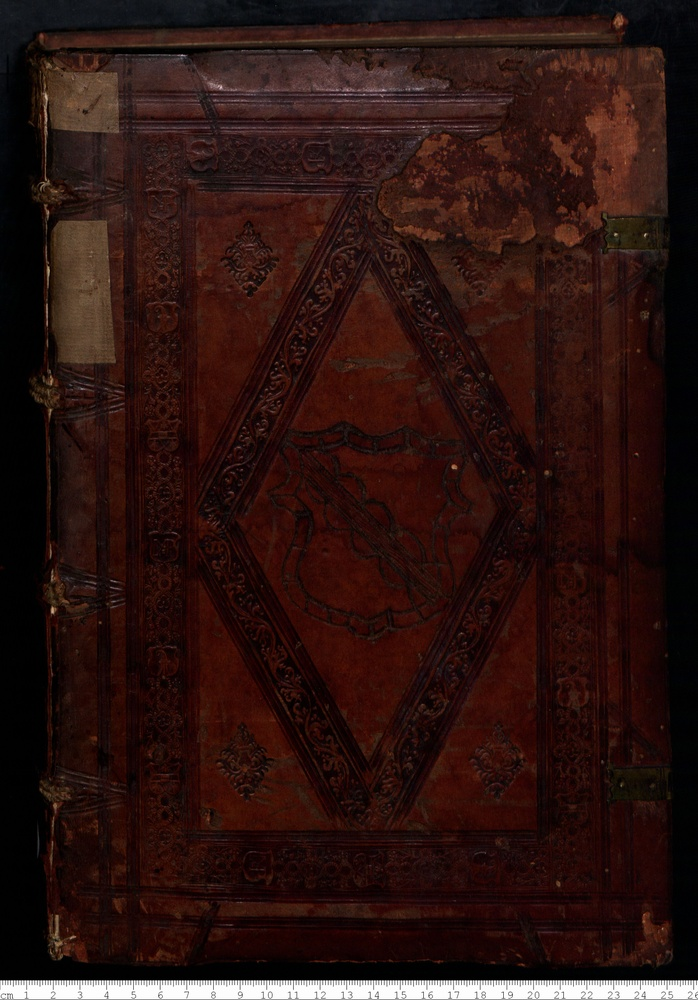
#> input picture 00-INTRO/1.jpg, 698 x 1000 px, shrunk from 3090 x 4430 before the run
$ python m.py 00-INTRO/1.jpg
#> lines starting #> are read from the running program, lines starting #| are printed output that depends on the picture; after the words box and inside, x2 and y2 are one past the last pixel; in counts of white or black regions, pixels touching at a corner belong together
import cv2
import pytesseract
import sys


picture = sys.argv[1]
pnamec  = picture.split(".")[0]


image = cv2.imread(picture)
#> image is the input picture: shape (1000, 698, 3); mean B, G, R 16.4, 19.7, 43.1
base_image = image.copy()

gray = cv2.cvtColor(image, cv2.COLOR_BGR2GRAY)
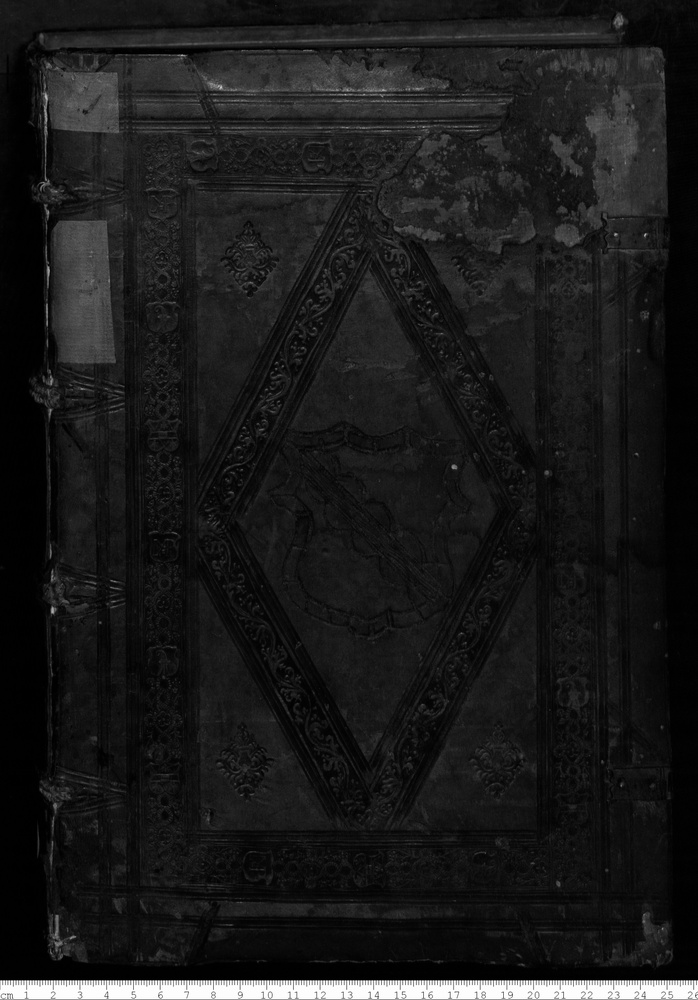
#> gray: shape (1000, 698); min 0, max 255, mean 26.3
#cv2.imwrite("gray.jpg", gray)

blur = cv2.GaussianBlur(gray, (11,11), 0)
#cv2.imwrite("blur.jpg", blur)

thresh = cv2.threshold(blur, 100, 255, cv2.THRESH_BINARY_INV + cv2.THRESH_OTSU)[1]
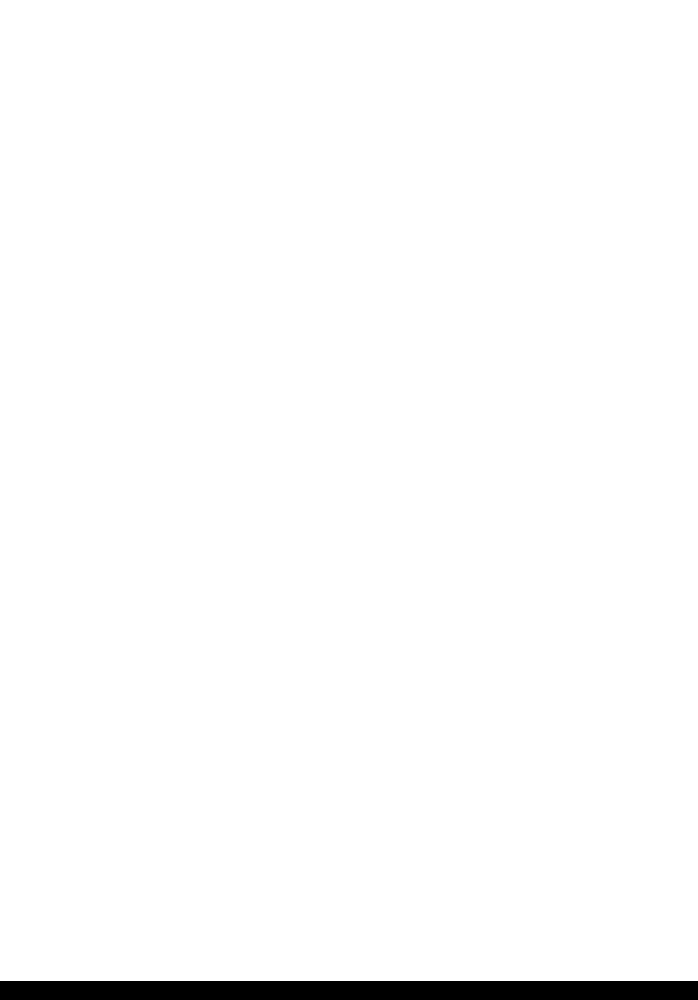
#> thresh: shape (1000, 698); 98.1% white; 1 black region
#cv2.imwrite("tresh.jpg", thresh)

kernal = cv2.getStructuringElement(cv2.MORPH_RECT, (10,50))
#cv2.imwrite("kernal.jpg", kernal)

dilate = cv2.dilate(thresh, kernal, iterations=1)
#> dilate: shape (1000, 698); every value is 255
#cv2.imwrite("dilate.jpg", dilate)

cnts = cv2.findContours(dilate, cv2.RETR_EXTERNAL, cv2.CHAIN_APPROX_SIMPLE)
#> cnts = 1 contour; box (x1, y1, x2, y2) and area: (0, 0, 698, 1000) 696303

cnts = cnts[0] if len(cnts) == 2 else cents[1]
#> cnts = [[[0, 0], [0, 999], [697, 999], [697, 0]]]

cnts = sorted(cnts, key=lambda x: cv2.boundingRect(x)[0])

cc=0

for c in cnts:
    x,y,w,h = cv2.boundingRect(c)
    if h > 500 and w > 20:
        roi = image[y:y+h, x:x+w]
        if cc == 2:
            cv2.imwrite(pnamec+"_vuler.jpg", roi)
            cv2.rectangle(base_image, (x, y), (x + w, y + h), (36,255,12), 3)
            print(x,y,w,h)
        cc=cc+1
#> this loop made 1 pass
#> (c, x, y, w, h, cc) on pass 1: ([[0, 0], [0, 999], [697, 999], [697, 0]], 0, 0, 698, 1000, 1)
#> after the loop, cc = 1
cv2.imwrite(pnamec+"_box.jpg", base_image)

$ run again, on 00-INTRO/2.jpg
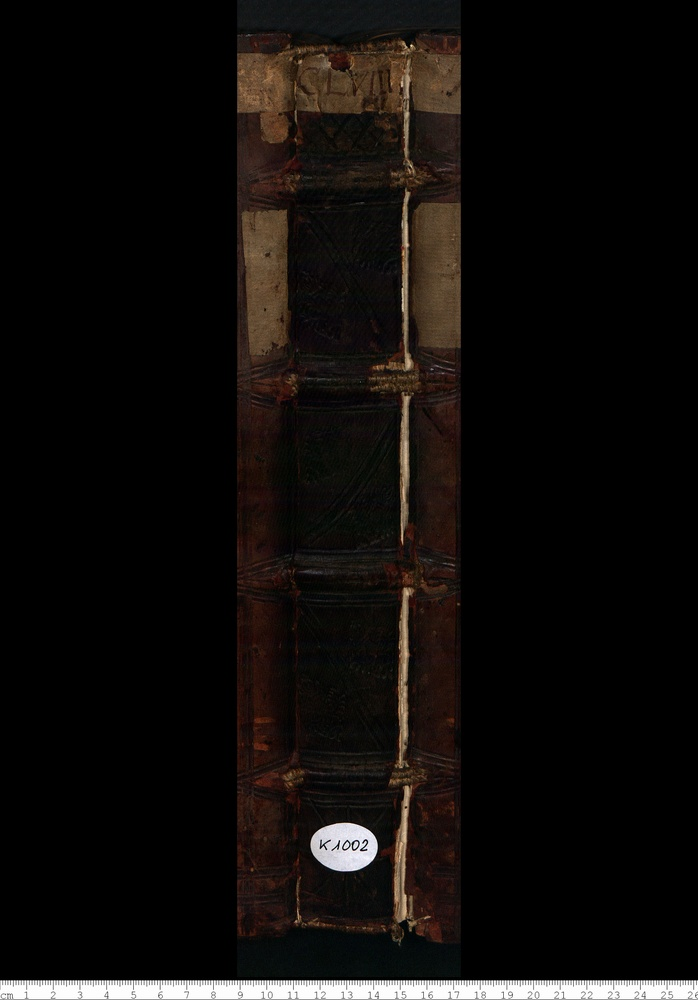
#> input picture 00-INTRO/2.jpg, 698 x 1000 px, shrunk from 3090 x 4430 before the run
#> image is the input picture: shape (1000, 698, 3); mean B, G, R 11.1, 13, 16.1
#> `gray = cv2.cvtColor(image, cv2.COLOR_BGR2GRAY)`:
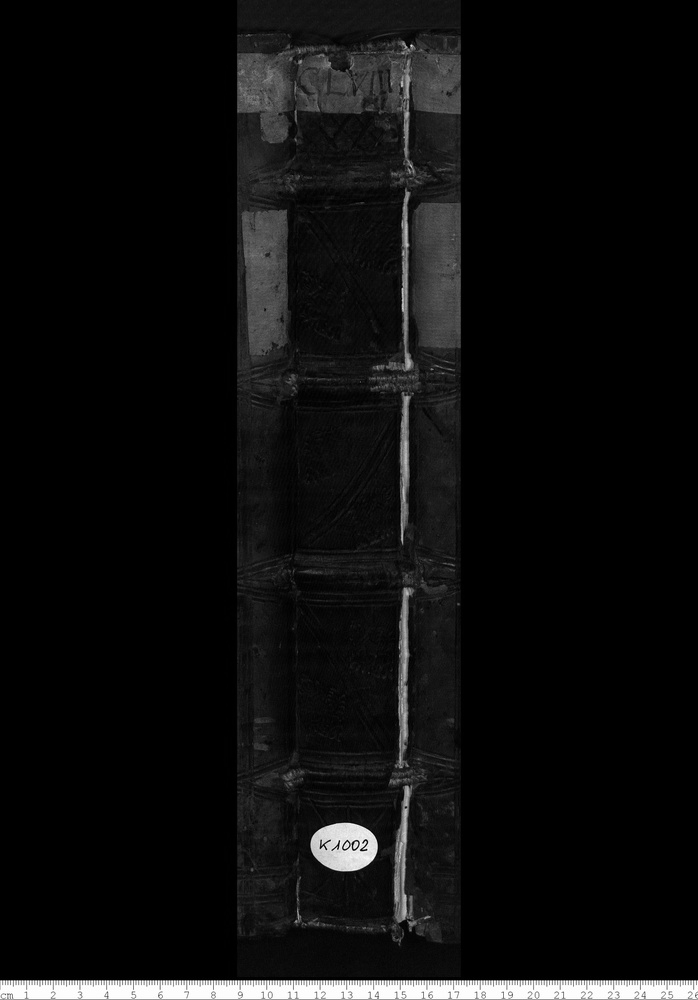
#> gray: shape (1000, 698); min 0, max 255, mean 13.7
#> `thresh = cv2.threshold(blur, 100, 255, cv2.THRESH_BINARY_INV + cv2.THR..`:
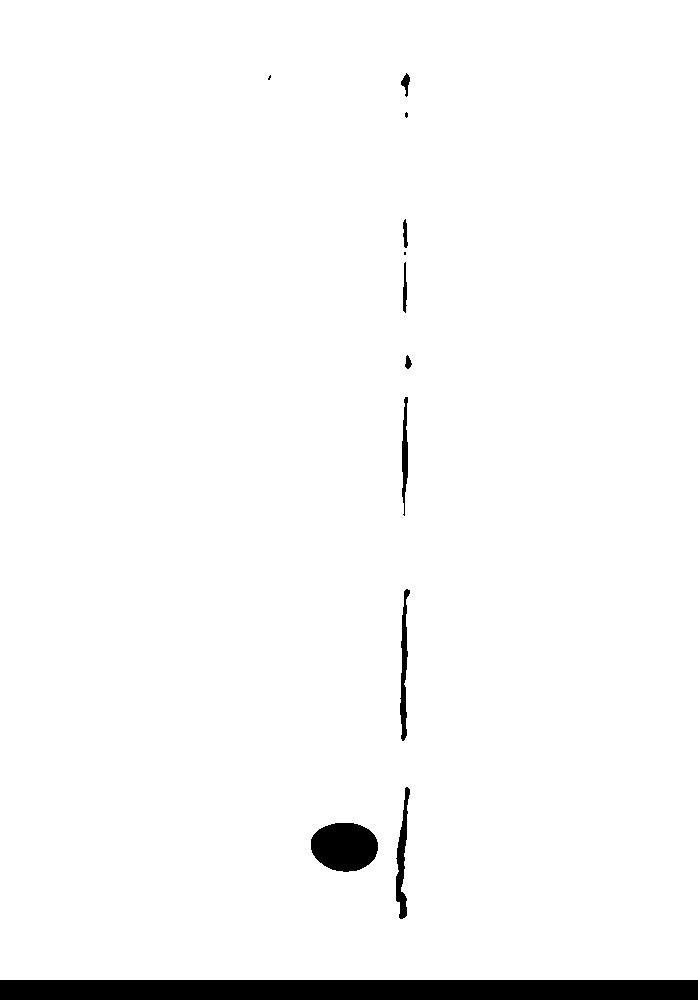
#> thresh: shape (1000, 698); 97.3% white; 12 black regions (3 under 20 px)
#> dilate: shape (1000, 698); every value is 255
#> `cnts = cv2.findContours(dilate, cv2.RETR_EXTERNAL, cv2.CHAIN_APPROX_SI..`: cnts = 1 contour; box (x1, y1, x2, y2) and area: (0, 0, 698, 1000) 696303
#> `cnts = cnts[0] if len(cnts) == 2 else cents[1]`: cnts = [[[0, 0], [0, 999], [697, 999], [697, 0]]]
#> the loop `for c in cnts:` made 1 pass
#> (c, x, y, w, h, cc) on pass 1: ([[0, 0], [0, 999], [697, 999], [697, 0]], 0, 0, 698, 1000, 1)
#> after the loop `for c in cnts:`: cc = 1

$ run again, on 00-INTRO/3.jpg
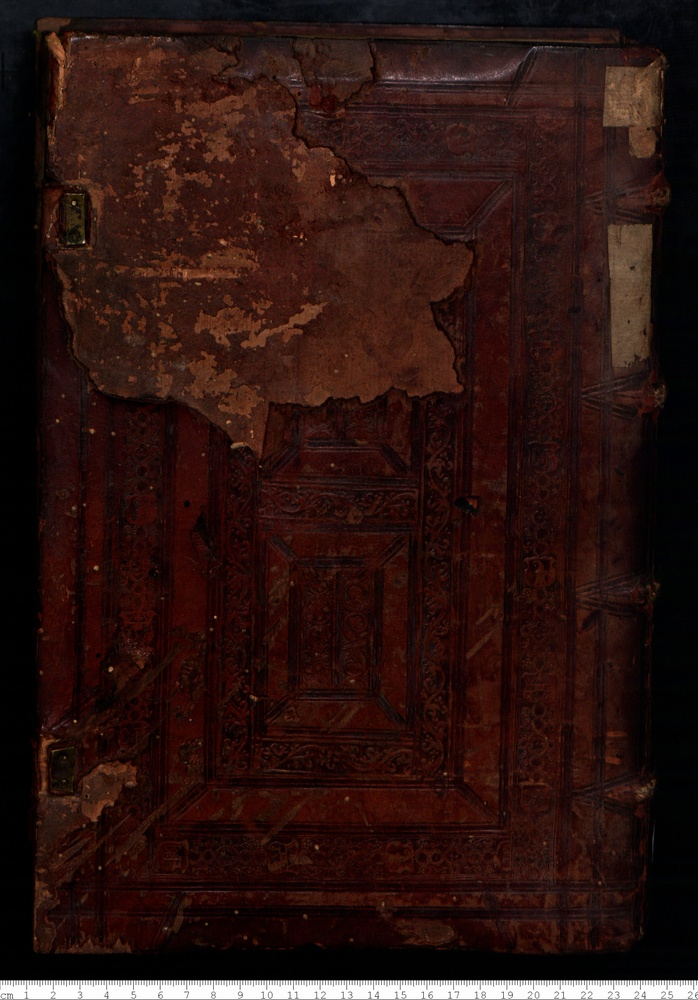
#> input picture 00-INTRO/3.jpg, 698 x 1000 px, shrunk from 3090 x 4430 before the run
#> image is the input picture: shape (1000, 698, 3); mean B, G, R 16, 19.7, 42.8
#> `gray = cv2.cvtColor(image, cv2.COLOR_BGR2GRAY)`:
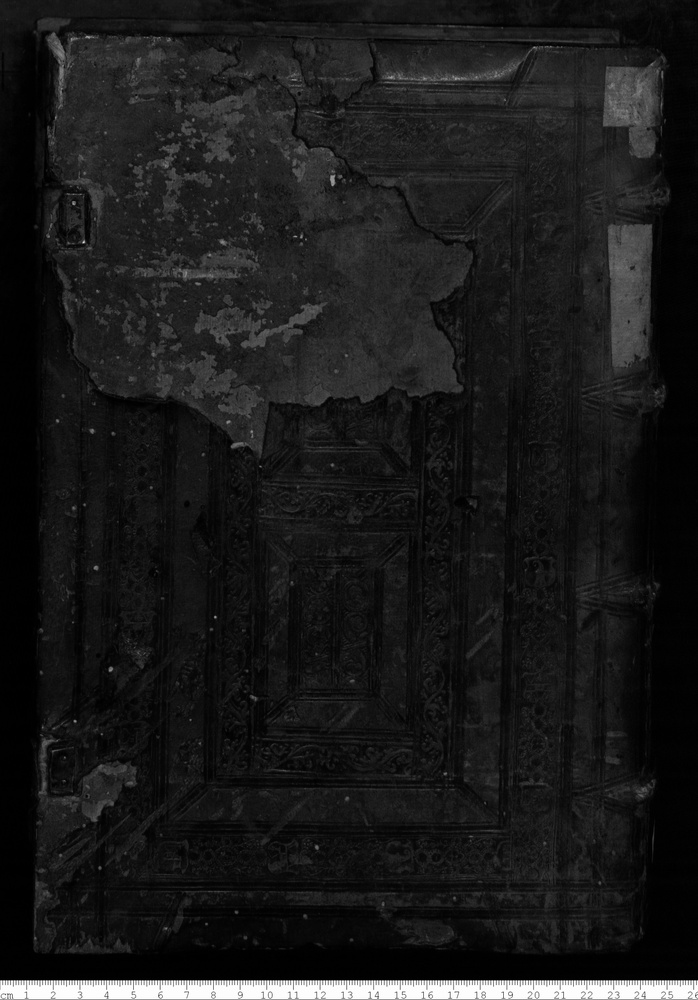
#> gray: shape (1000, 698); min 0, max 255, mean 26.1
#> thresh: shape (1000, 698); 98.1% white; 1 black region
#> dilate: shape (1000, 698); every value is 255
#> `cnts = cv2.findContours(dilate, cv2.RETR_EXTERNAL, cv2.CHAIN_APPROX_SI..`: cnts = 1 contour; box (x1, y1, x2, y2) and area: (0, 0, 698, 1000) 696303
#> `cnts = cnts[0] if len(cnts) == 2 else cents[1]`: cnts = [[[0, 0], [0, 999], [697, 999], [697, 0]]]
#> the loop `for c in cnts:` made 1 pass
#> (c, x, y, w, h, cc) on pass 1: ([[0, 0], [0, 999], [697, 999], [697, 0]], 0, 0, 698, 1000, 1)
#> after the loop `for c in cnts:`: cc = 1
